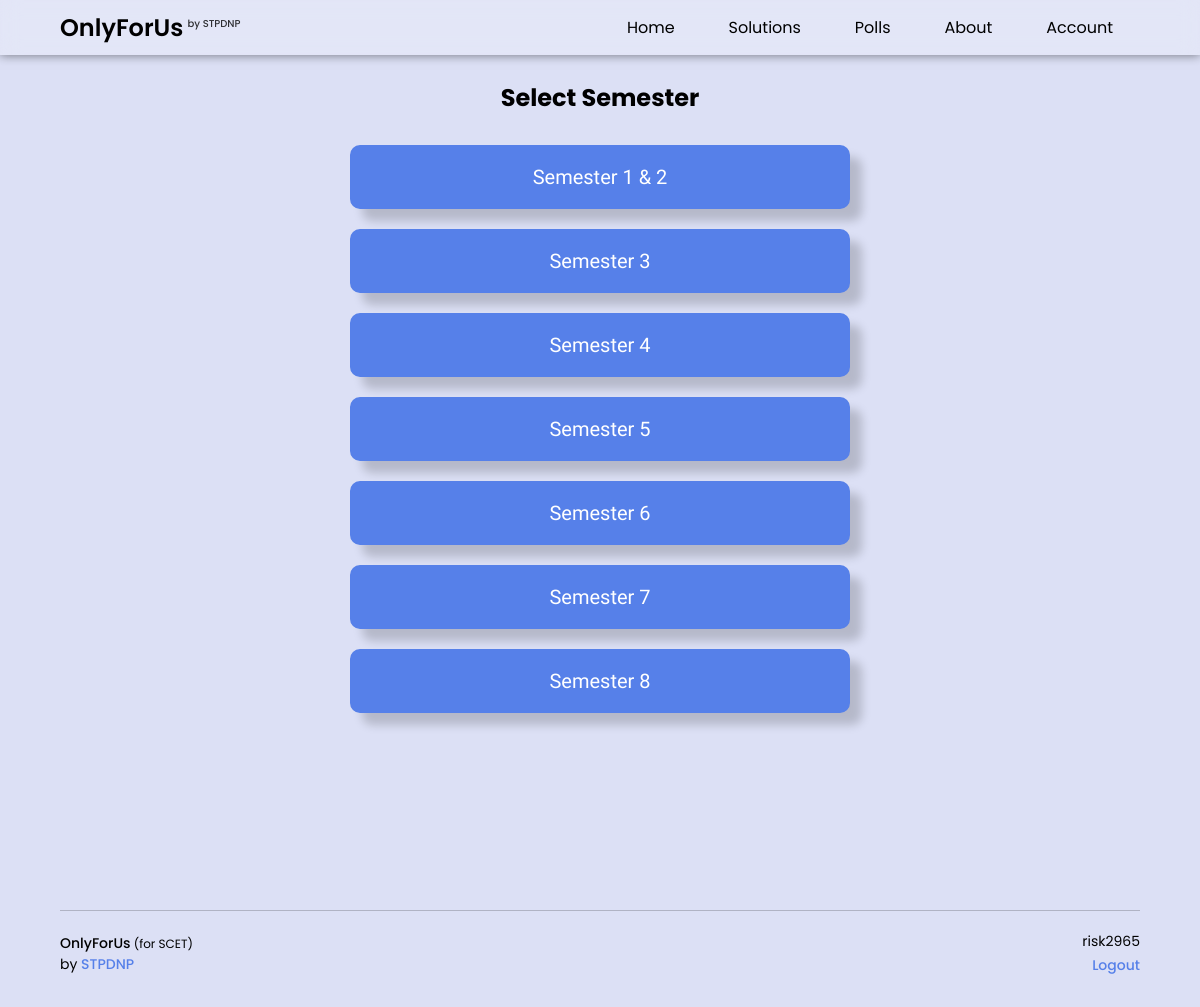
/choose-semester/ (signed in), run on the app's committed database.
### main/models.py (models this page shows)
class Semester(models.Model):
	semester_number = models.CharField(max_length=255, unique=True)
	course = models.ForeignKey('Course', on_delete=models.CASCADE)
	def __str__(self):
		return self.semester_number

### main/views.py (the view)
# urls.py: path('choose-semester/', views.semesters),
def semesters(request):
	if request.session.has_key('username'):
		username = request.session['username']
		all_semesters = Semester.objects.all()
		data = {
			'username' : username,
			'semesters': all_semesters,
		}
		return render(request, 'main/semesters.html', data)
	else:
		return redirect('/login/')

### main/templates/main/semesters.html (shortened to what this page needs)
{% extends 'main/base.html' %}
{% load static %}
{% block body %}
    {% include 'main/navbar.html' %}
    <section class="container flex ">
        <h1>Select Semester</h1>
        <div class="semester-block flex">
            <ul class="semester-list flex">
                {% for sem in semesters %}
                    <li><a href="/choose-subject/{{sem.semester_number}}" title="B.Tech Semester {{sem}}">Semester {{sem}}</a></li>
                {% endfor %}
            </ul>
        </div>
    </section>
     {% include 'main/footer.html' %}
{% endblock %}

### main/templates/main/semesters.html (style rules this page uses)
body { background-color: #DCE0F5; }
.flex { display: flex; justify-content: center; align-items: center; }
.container { min-height: 100vh; width: 100%; margin: auto; margin-top: 60px; justify-content: flex-start; flex-direction: column; margin-bottom: 40px; }
.container h1 { padding: 20px 0px; }
.semester-block { width: 80%; }
.semester-block ul { width: 100%; flex-direction: column; list-style: none; }
.semester-block ul li a { background-color: #5680E9; padding: 18px; font-size: 20px; width: 500px; display: flex; justify-content: center; align-items: center; margin: 10px; border-radius: 10px; color: white; text-decoration: none; box-shadow: 12px 12px 10px rgba(0,0,0,0.178); transition: 0.3s ease-in-out; border: 2px solid #5680E9; font-family: 'Be Vietnam Pro'; }

### main/templates/main/base.html (style rules this page uses)
* { margin: 0; padding: 0; box-sizing: border-box; }
html { scroll-behavior: smooth; }
body { font-family: 'Poppins'; font-weight: 400; }

### data on the page
Semester: semester_number "1 & 2"
Semester: semester_number "3"
Semester: semester_number "4"
Semester: semester_number "5"
Semester: semester_number "6"
Semester: semester_number "7"
Semester: semester_number "8"

### other printed values
{{ username }} "risk2965"
